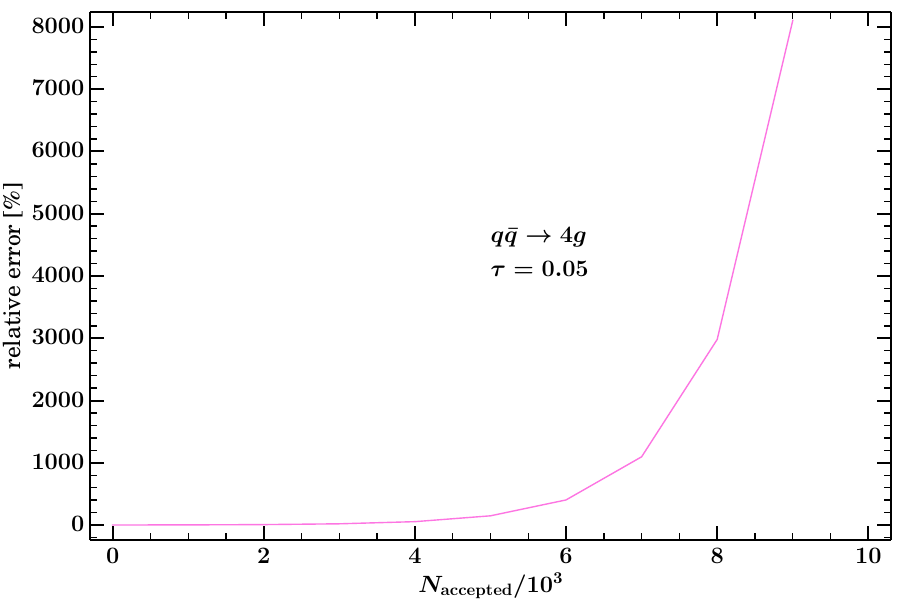

Source code (Python):
from bcn_plot import *
import os.path
pic_path = os.path.abspath('./') + '/'

x = np.array(range(10))
y = np.exp(x)

fig = py.figure()
ax = fig.add_subplot(111)
colors = get_linecolors_from_cubehelix(3)
ax.plot(x, y, color=colors[1])
if (1):
  setfig(ax, xmin=0, xmax=10, ymin=0, ymax=8000,
      xlabel='$\\boldsymbol{N_\\mathrm{accepted}/10^3}$',
      ylabel='relative error [\%]', puff=0.03)
else:
  setfig(ax, xmin=0, xmax=10, ymin=1, ymax=8000,
      xlabel='$\\boldsymbol{N_\\mathrm{accepted}/10^3}$',
      ylabel='relative error [\%]', ylog = True)
ax.text(5,4000, r'\noindent $q\bar{q}\to4g$ \\ \\ $\tau=0.05$')
py.show()
fig.savefig(pic_path + 'test.pdf', dpi=fig.dpi)
